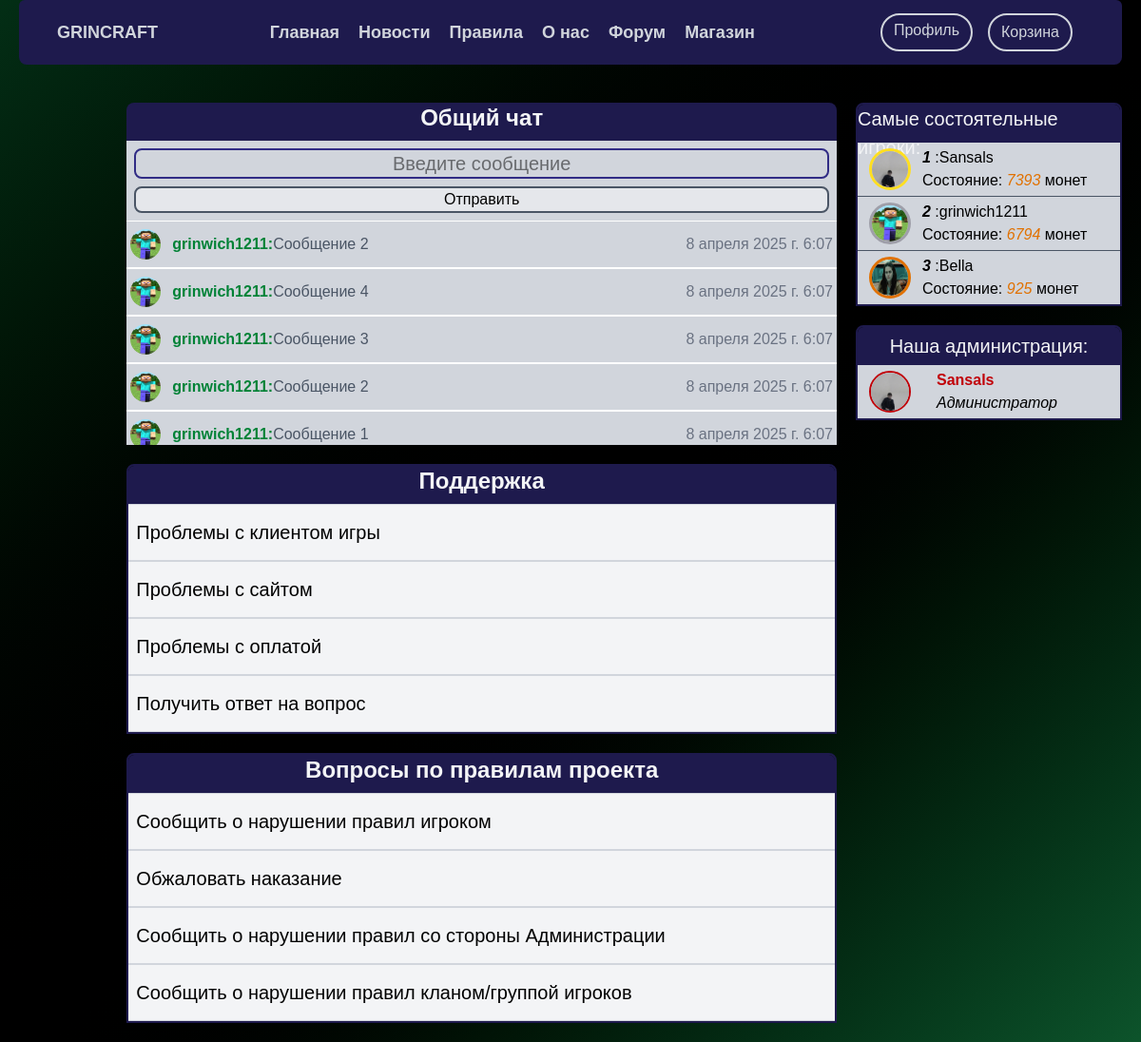
Screenshot of /forum/ (signed in) with the database file from the repository.
### forum/models.py (models this page shows, shortened)
class Public_Chat(models.Model):
    username = models.ForeignKey(User_Status,
                                 on_delete=models.CASCADE,
                                 default=None, null=True, blank=True
                                 )
    text = models.CharField('Сообщение', max_length=300)
    date = models.DateTimeField(auto_now_add=True)
    class Meta:
        verbose_name = 'Сообщение в общий чат'
        verbose_name_plural = 'Сообщения в общем чате'

### login/models.py (models this page shows, shortened)
class User_Status(models.Model):
    user_id = models.AutoField (primary_key=True)
    username = models.OneToOneField(
        settings.AUTH_USER_MODEL,
        on_delete=models.CASCADE)
    avatar = models.ImageField(upload_to=user_avatar_directory, default='login/avatars/stive.jpg')
    balance = models.IntegerField(default=0)
    Isverified = models.BooleanField(default=False)
    is_staff = models.BooleanField(default=False)
    is_moderator = models.BooleanField(default=False)
    def __str__(self):
        return f'{self.username}'
    class Meta:
        verbose_name = 'статусы пользователей'
        verbose_name_plural = 'Статусы пользователей'

### forum/views.py (the view)
# urls.py: path('', views.forum_view, name="forum"),
@login_required()
def forum_view(request):
    data ={
        'username': get_username(request),
        'status': get_user_verify_is(request),
        'rich_users_top': get_rich_users(),
        'message_input': save_message(request),
        'all_messages': get_public_messages,
        'stuff_users': get_stuff_users,
        'basket_value': basket_value(request)
    }
    return render(request, 'forum/forum_index.html', data)

### forum/forms.py
class PublicMessageForm(ModelForm):
    class Meta:
        model = Public_Chat
        fields = ['text']
        widgets = {
            'text': TextInput(attrs={
                'class': 'text-center w-full text-black text-xl border-2 rounded-lg border-indigo-900 '
                         'hover:border-black ',
                'placeholder': 'Введите сообщение'
            })
        }

### forum/services.py (called while the page is built)
def get_stuff_users():
    admins = User_Status.objects.filter(is_staff=True)
    moderators = User_Status.objects.filter(is_moderator=True)
    return {'admins':admins, 'moderators':moderators }

def get_public_messages():
    return Public_Chat.objects.order_by('-date')

def save_message(request):
    form= PublicMessageForm()
    if request.user.is_authenticated:
        form = PublicMessageForm(request.POST)
        if form.is_valid():
            response = form.save(commit=False)
            response.username = User_Status.objects.get(username=request.user.id)
            response.save()
            form = PublicMessageForm()
    return form

def get_rich_users():
    return User_Status.objects.order_by('-balance')[:3]

### shop/models.py (called while the page is built)
    def total_value(self):
        if self:
            return sum(cart.value for cart in self)
        return 0

### shop/services.py (called while the page is built)
def get_all_user_baskets(request):
    """Только не оплаченные корзины"""
    try:
        products = Baskets.objects.filter(user=get_user(request), is_purchased = False)
        logger.info(
            f'{datetime.datetime.now()} |INFO| '
            f'Username: {get_username(request)} |'
            f' |shop.services| '
            f'User get all objects from Baskets'
        )
        return products
    except Exception:
        logger.error(
            f'{datetime.datetime.now()} |ERROR| '
            f'Username: {get_username(request)} |'
            f' |shop.services| '
            f'User failed get all objects from Baskets')

def basket_value(request):
    baskets = get_all_user_baskets(request)
    return baskets.total_value

### work/global_services.py (called while the page is built)
def get_user(request):
    if request.user.is_authenticated:
        return request.user
    else:
        return None

def get_username(request):
    if request.user.is_authenticated:
        return request.user.username
    else:
        return 'Нет пользователя'

### forum/templates/forum/forum_index.html (shortened to what this page needs)
{% extends 'patterns/header.html' %}
{% load static %}
{% block addlist %}
<link rel="stylesheet" href="{% static 'forum/forum-style.css' %}">
    <div class="forum-content flex p-5 space-x-5">
        <div class="w-1/12" ></div>
        <div class="left-panel flex-col space-y-5 w-8/12 ">
            <div class="public-chat">
                <div class="chat-header top-0 left-0 right-0 bg-indigo-950 rounded-t-lg h-10 text-center">
                    <span class="text-gray-100 font-semibold text-2xl m-auto">Общий чат</span>
                </div>
                <div class="chat-content z-0 relative overflow-y-auto h-80 bg-gray-300 py-2">
                    <form class="flex-col justify-between px-2" method="POST">
                        {{ message_input.text }}
                        <button type="submit" class="w-full my-2 border-2 rounded-lg border-gray-600 bg-gray-200 text-black
                        hover:text-gray-200 hover:bg-indigo-950 hover:border-indigo-200">Отправить</button>
                    </form>
                    <ul>
                        {% if all_messages %}
                        {% for el in all_messages %}
                        <li class="px-1 py-2 border-y border-white hover:border-black">
                            <a class="flex items-center text-gray-600" href="{% url 'profile' el.username %}">
                                <img class="inline-block w-8 h-8 mr-3 rounded-full" src="{{el.username.avatar.url}}" alt="">
                                {% if el.username.username.is_superuser %}
                                    <span class="font-bold text-red-600">{{el.username.username}}:  </span>{{el.text}}
                                {% elif el.username.username.is_staff %}
                                    <span class="font-bold text-green-700">{{el.username.username}}:  </span>{{el.text}}
                                {% else %}
                                    {{el.username.username}}: {{el.text}}
                                {% endif %}
                                <span class="text-gray-500 ml-auto">
                                    {{el.date}}
                                </span>
                            </a>
                        </li>
                        {% endfor %}
                        {% else %}
                            <h2 class="justify-center" >Сообщений пока нет...</h2>
                        {% endif %}
                    </ul>
                </div>
            </div>
            <div class="techsupport border-indigo-950 border-2 rounded-t-lg overflow-hidden">
                <div class="techsupport-header flex bg-indigo-950 h-10 items-center">
                    <h2 class="text-gray-100 font-semibold text-2xl m-auto">Поддержка</h2>
                </div>
                <div class="techsupport-content flex-col">
                    <a href="{% url 'techsupport_form' %}" class="subject-block border-y-1 border-gray-300 px-2 flex items-center h-15 bg-gray-100 text-xl
                                hover:bg-gray-200 hover:border-gray-500 hover:border-y-2">
                        <span>Проблемы с клиентом игры</span>
                    </a>
                    <a href="#" class="subject-block border-y-1 border-gray-300 px-2 flex items-center h-15 bg-gray-100 text-xl
                                hover:bg-gray-200 hover:border-gray-500 hover:border-y-2">
                        <span>Проблемы с сайтом</span>
                    </a>
                    <a href="#" class="subject-block border-y-1 border-gray-300 px-2 flex items-center h-15 bg-gray-100 text-xl
                                hover:bg-gray-200 hover:border-gray-500 hover:border-y-2">
                        <span>Проблемы с оплатой</span>
                    </a>
                    <a href="#" class="subject-block border-y-1 border-gray-300 px-2 flex items-center h-15 bg-gray-100 text-xl
                                hover:bg-gray-200 hover:border-gray-500 hover:border-y-2">
                        <span>Получить ответ на вопрос</span>
                    </a>
                </div>
            </div>
            <div class="rules-questions border-indigo-950 border-2 rounded-t-lg overflow-hidden">
                <div class="rules-questions-header flex bg-indigo-950 h-10 items-center">
                    <h2 class="text-gray-100 font-semibold text-2xl m-auto">Вопросы по правилам проекта</h2>
                </div>
                <div class="rules-questions-content">
                    <a href="#" class="subject-block border-y-1 border-gray-300 px-2 flex items-center h-15 bg-gray-100 text-xl
                                hover:bg-gray-200 hover:border-gray-500 hover:border-y-2">
                        <span>Сообщить о нарушении правил игроком</span>
                    </a>
                    <a href="#" class="subject-block border-y-1 border-gray-300 px-2 flex items-center h-15 bg-gray-100 text-xl
                                hover:bg-gray-200 hover:border-gray-500 hover:border-y-2">
                        <span>Обжаловать наказание</span>
                    </a>
                    <a href="#" class="subject-block border-y-1 border-gray-300 px-2 flex items-center h-15 bg-gray-100 text-xl
                                hover:bg-gray-200 hover:border-gray-500 hover:border-y-2">
                        <span>Сообщить о нарушении правил со стороны Администрации</span>
                    </a>
                    <a href="#" class="subject-block border-y-1 border-gray-300 px-2 flex items-center h-15 bg-gray-100 text-xl
                                hover:bg-gray-200 hover:border-gray-500 hover:border-y-2">
                        <span>Сообщить о нарушении правил кланом/группой игроков</span>
                    </a>
                </div>
            </div>
        </div>
        <div class="right-panel flex-col space-y-5 w-3/12">
            <div class="border-indigo-950 border-2 rounded-t-lg overflow-hidden">
                <div class="flex bg-indigo-950 h-10 items-center">
                    <span class="text-xl text-gray-100 m-auto medium leading-normal font-medium">Cамые состоятельные игроки: </span>
                </div>
                <div class="bg-gray-300 divide-y-1 divide-gray-600">
                    {% for el in rich_users_top %}
                    <div class="flex flex-row items-center px-3 py-1">
                        {% if forloop.counter == 1 %}
                            <div class=""><img class="inline-block w-11 h-11 mr-3 rounded-full border-3 border-yellow-300" src="{{el.avatar.url}}" alt=""></div>
                        {% elif forloop.counter == 2%}
                            <div class=""><img class="inline-block w-11 h-11 mr-3 rounded-full border-3 border-zinc-400" src="{{el.avatar.url}}" alt=""></div>
                        {% elif forloop.counter == 3 %}
                            <div class=""><img class="inline-block w-11 h-11 mr-3 rounded-full border-3 border-amber-600" src="{{el.avatar.url}}" alt=""></div>
                        {% endif %}
                        <div class=""> <span><span class="italic text-black font-semibold">{{forloop.counter}}</span> :{{el.username.username}}</span><br>
                            <span>Состояние: <span class="italic font-medium text-amber-600">{{el.balance}}</span> монет</span>
                        </div>
                    </div>
                    {% endfor %}
                </div>
            </div>
            <div class="border-indigo-950 border-2 rounded-t-lg overflow-hidden">
                <div class="flex bg-indigo-950 h-10 items-center">
                    <span class="text-xl text-gray-100 m-auto medium leading-normal font-medium">Наша администрация:</span>
                </div>
                <div class="bg-gray-300 divide-y-1 divide-gray-600">
                    {% for el in stuff_users.admins %}
                        <div class="flex flex-row items-center px-3 py-1">
                            <img class="inline-block w-11 h-11 mr-3 rounded-full border-2 border-red-700" src="{{el.avatar.url}}">
                            <div class="user-top-info admin-info"><span class="text-red-700 font-bold">{{el.username.username}}</span><br>
                                <span class="italic font-medium">Администратор</span>
                            </div>
                        </div>
                    {% endfor %}
                </div>
            </div>
        </div>
    </div>
{% endblock %}

### login/static/login/reg.css (style rules this page uses)
body { font-family: Arial, sans-serif; background-color: #f4f4f4; justify-content: center; align-items: center; height: 100vh; margin: 0; }
h2 { text-align: center; margin-bottom: 20px; }

### forum/static/forum/forum-style.css (style rules this page uses)
div.admin-info { margin-left:15px; }

### rows the page displays
Public_Chat: username.avatar (picture), username.username "grinwich1211", text "Сообщение 2", date "8 апреля 2025 г. 6:07"
Public_Chat: username.avatar (picture), username.username "grinwich1211", text "Сообщение 4", date "8 апреля 2025 г. 6:07"
Public_Chat: username.avatar (picture), username.username "grinwich1211", text "Сообщение 3", date "8 апреля 2025 г. 6:07"
Public_Chat: username.avatar (picture), username.username "grinwich1211", text "Сообщение 2", date "8 апреля 2025 г. 6:07"
Public_Chat: username.avatar (picture), username.username "grinwich1211", text "Сообщение 1", date "8 апреля 2025 г. 6:07"
User_Status: avatar (picture), username.username "Sansals", balance "7393"
User_Status: avatar (picture), username.username "grinwich1211", balance "6794"
User_Status: avatar (picture), username.username "Bella", balance "925"
